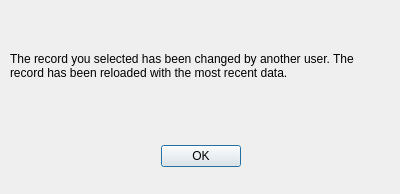
<?xml version="1.0" encoding="UTF-8"?>
<ui version="4.0">
 <class>Dialog</class>
 <widget class="QDialog" name="Dialog">
  <property name="geometry">
   <rect>
    <x>0</x>
    <y>0</y>
    <width>400</width>
    <height>194</height>
   </rect>
  </property>
  <property name="windowTitle">
   <string>Dialog</string>
  </property>
  <widget class="QDialogButtonBox" name="buttonBox">
   <property name="geometry">
    <rect>
     <x>0</x>
     <y>140</y>
     <width>401</width>
     <height>32</height>
    </rect>
   </property>
   <property name="orientation">
    <enum>Qt::Horizontal</enum>
   </property>
   <property name="standardButtons">
    <set>QDialogButtonBox::Ok</set>
   </property>
   <property name="centerButtons">
    <bool>true</bool>
   </property>
  </widget>
  <widget class="QLabel" name="label">
   <property name="geometry">
    <rect>
     <x>10</x>
     <y>0</y>
     <width>371</width>
     <height>131</height>
    </rect>
   </property>
   <property name="text">
    <string>The record you selected has been changed by another user. The record has been reloaded with the most recent data.</string>
   </property>
   <property name="wordWrap">
    <bool>true</bool>
   </property>
  </widget>
 </widget>
 <resources/>
 <connections>
  <connection>
   <sender>buttonBox</sender>
   <signal>accepted()</signal>
   <receiver>Dialog</receiver>
   <slot>accept()</slot>
   <hints>
    <hint type="sourcelabel">
     <x>218</x>
     <y>154</y>
    </hint>
    <hint type="destinationlabel">
     <x>157</x>
     <y>193</y>
    </hint>
   </hints>
  </connection>
  <connection>
   <sender>buttonBox</sender>
   <signal>rejected()</signal>
   <receiver>Dialog</receiver>
   <slot>reject()</slot>
   <hints>
    <hint type="sourcelabel">
     <x>286</x>
     <y>160</y>
    </hint>
    <hint type="destinationlabel">
     <x>286</x>
     <y>193</y>
    </hint>
   </hints>
  </connection>
 </connections>
</ui>
